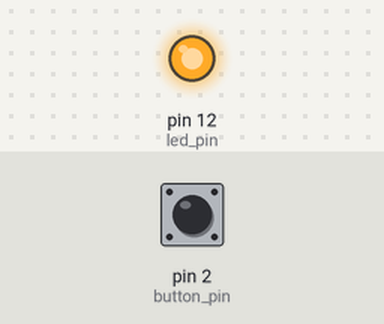
The sketch below on a simulated Arduino Uno, built with avr-gcc and run on an emulated ATmega328P. Shown: output pins drawn as LEDs (lit = HIGH). Dashed ring = blinking. The test bench sets the inputs (shaded band); at power-on: pin 2 (button_pin) LOW. What the sketch prints to the serial monitor is not drawn.

Above: at 1.2 s.
1.3 s: pin 2 (button_pin) pulled HIGH for 0.15 s
At 1.37 s:
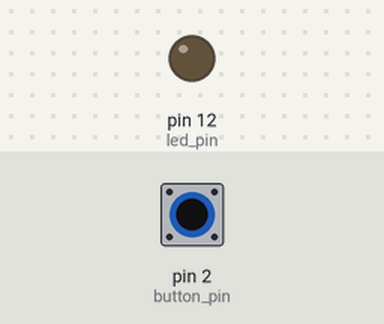
2.9 s: pin 2 (button_pin) pulled HIGH for 1 s
At 5.1 s:
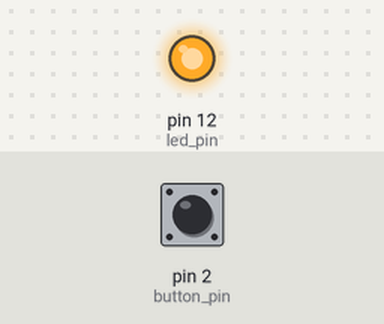
6.9 s: pin 2 (button_pin) pulsed HIGH 2 times (0.12 s each, 0.3 s apart)
At 7.11 s:
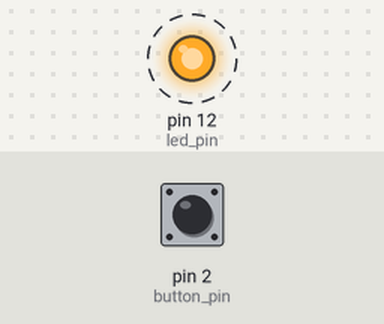
10.5 s: pin 2 (button_pin) pulsed HIGH 5 times (0.12 s each, 0.3 s apart)
At 13.1 s:
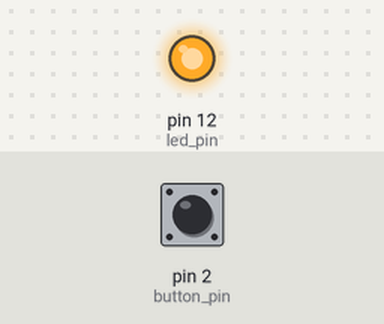
Timing chart, 0 to 14.6 s (numbered marks = the images above; inputs shaded):
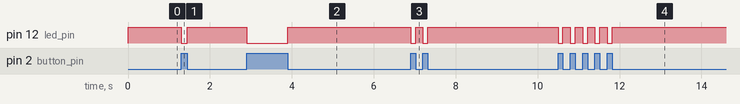

The sketch:

morse-decoder.ino
```cpp
#include "BinaryTree.h"

struct MorseEntry {
  const char* code;
  char letter;
};

MorseEntry table[] = {

    {".-", 'A'},   {"-...", 'B'}, {"-.-.", 'C'}, {"-..", 'D'},  {".", 'E'},
    {"..-.", 'F'}, {"--.", 'G'},  {"....", 'H'}, {"..", 'I'},   {".---", 'J'},
    {"-.-", 'K'},  {".-..", 'L'}, {"--", 'M'},   {"-.", 'N'},   {"---", 'O'},
    {".--.", 'P'}, {"--.-", 'Q'}, {".-.", 'R'},  {"...", 'S'},  {"-", 'T'},
    {"..-", 'U'},  {"...-", 'V'}, {".--", 'W'},  {"-..-", 'X'}, {"-.--", 'Y'},
    {"--..", 'Z'},

    {"-----", '0'}, {".----", '1'}, {"..---", '2'}, {"...--", '3'}, {"....-", '4'},
    {".....", '5'}, {"-....", '6'}, {"--...", '7'}, {"---..", '8'}, {"----.", '9'}
};

BinaryTree<char> morse;

const unsigned int button_pin = 2;
const unsigned int led_pin = 12;

const unsigned long DEBOUNCE = 30;
const unsigned long DOT_MAX = 300;
const unsigned long LETTER_PAUSE = 1500;
const unsigned long WORD_PAUSE = 4000;

unsigned long startPress = 0;
unsigned long endPress = 0;
unsigned long lastReleaseTime = 0;
unsigned long lastChange = 0;
bool isPress = false;

String codMorse = "";
String cuvantFinal = "";

void setup(){
  Serial.begin(9600);
  Serial.println("Apasa butonul pentru a introduce cod!");

  for(size_t i = 0; i < sizeof(table) / sizeof(table[0]); i++)
    morse.insert(table[i].code, table[i].letter);

  pinMode(button_pin, INPUT);
  pinMode(led_pin, OUTPUT);
  digitalWrite(led_pin, HIGH);
}

void loop(){
  int statusButon = digitalRead(button_pin);

  if(millis() - lastChange < DEBOUNCE) return;

  if(statusButon == HIGH && !isPress) {
    startPress = millis();
    lastChange = millis();
    isPress = true;
    digitalWrite(led_pin, LOW);
  }
  else if(statusButon == LOW && isPress) {
      digitalWrite(led_pin, HIGH);
      endPress = millis() - startPress;
      lastReleaseTime = millis();
      lastChange = millis();
      isPress = false;

          if(endPress > DEBOUNCE)
            {
              if(endPress < DOT_MAX){ codMorse += '.'; Serial.print(".");
            }
         else { codMorse += '-'; Serial.print("-");
            }
     }
    }


  if(!isPress && codMorse.length() > 0 &&
   (millis() - lastReleaseTime > LETTER_PAUSE)){
    const char* r = morse.find(codMorse.c_str());
    Serial.print(" -> ");
    if(r){
      Serial.print("Litera: ");
      Serial.println(*r);
      cuvantFinal += *r;
    }
    else{
      Serial.println("Negasit");
    }
    codMorse = "";
  }

  if(!isPress && codMorse.length() == 0 && cuvantFinal.length() > 0 && (millis() - lastReleaseTime > WORD_PAUSE)){
    Serial.print("Cuvantul final este: ");
    Serial.println(cuvantFinal);
    cuvantFinal = "";
  }
}
```

BinaryTree.h
```cpp
#ifndef __BINARY_TREE_H__
#define __BINARY_TREE_H__

#include "string.h"
template <typename T>
class BinaryTree{
  private:
    BinaryTree<T> *leftNode;
    BinaryTree<T>* rightNode;
    T* pData;
  public:
    void insert(const char* code, const T& value);
    const T* find(const char*code) const;
    BinaryTree();
    ~BinaryTree();
};

template <typename T>
BinaryTree<T>::BinaryTree():leftNode(nullptr),rightNode(nullptr),
pData(nullptr){}

template <typename T>
BinaryTree<T>::~BinaryTree(){
  delete leftNode;
  delete rightNode;
  delete pData;
}

template <typename T>
void BinaryTree<T>::insert(const char* code, const T& value){
    BinaryTree<T>* node = this;

    for(size_t i = 0;  i < strlen(code); i++){
      if(code[i] == '.')
      {
        if(node->leftNode == nullptr)
          node->leftNode = new BinaryTree<T>();
        node = node->leftNode;
      }
      else if(code[i] == '-')
      {
        if(node->rightNode == nullptr)
          node->rightNode = new BinaryTree<T>();
        node = node->rightNode;
      }
      else{
       // Serial.print("Cod invalid\n");
        return;
      }
    }
    delete node->pData;
    node->pData = new T(value);
}

template <typename T>
const T* BinaryTree<T>::find(const char*code) const{
  const BinaryTree<T>* node = this;
  for(size_t i = 0; i < strlen(code); i++){
    if(code[i] == '.')
    {
      if(node->leftNode == nullptr){
        return nullptr;
      }
      else{
        node = node->leftNode;
      }
    }
    else{
      if(node->rightNode == nullptr){
        return nullptr;
      }
      else{
        node = node->rightNode;
      }
    }
  }

  return node->pData;
}


#endif
```

Measured:
- after the input at 1.3 s, pin 12 (led_pin): HIGH → LOW at once, → HIGH 0.15 s later
- after the input at 2.9 s, pin 12 (led_pin): HIGH → LOW at once, → HIGH 1.0 s later
- after the input at 6.9 s, pin 12 (led_pin): alternates HIGH for 0.18 s and LOW for 0.12 s, 4 changes in all, then stays HIGH, starting at once
- after the input at 10.5 s, pin 12 (led_pin): alternates HIGH for 0.18 s and LOW for 0.12 s, 10 changes in all, then stays HIGH, starting at once
